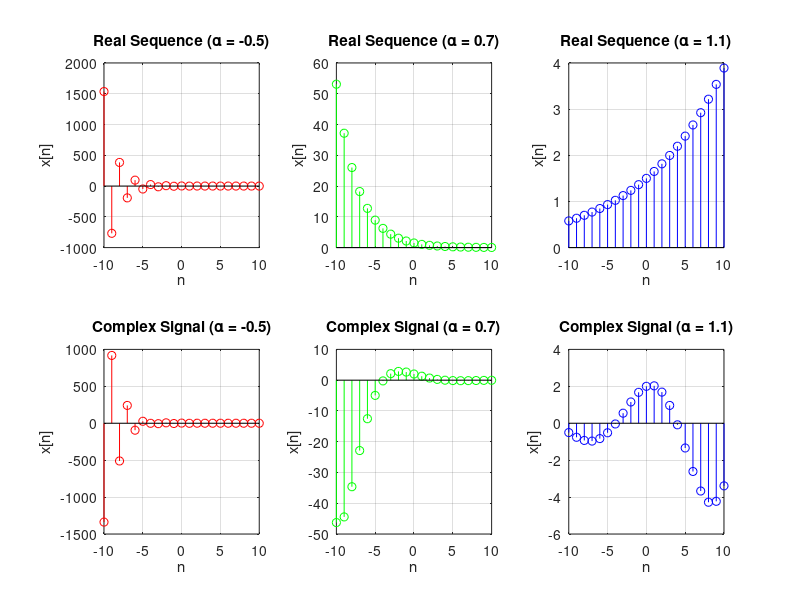
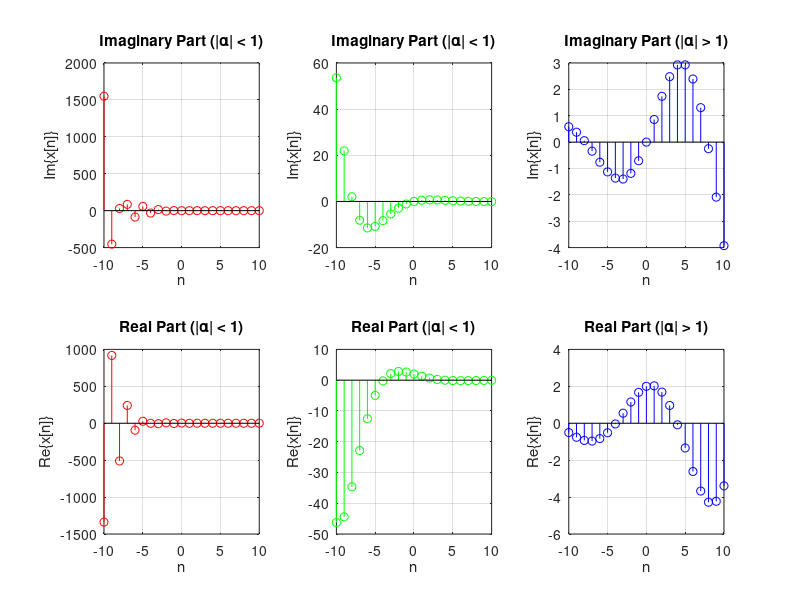

Recreate these plots in MATLAB, in order.
clc;
clear all;
close all;

% Define parameters
A = 1.5;
n = -10:10;

% Real exponential sequences
alpha1 = -0.5;
x1 = A * alpha1.^n;

alpha2 = 0.7;
x2 = A * alpha2.^n;

alpha3 = 1.1;
x3 = A * alpha3.^n;


% Plot real exponential sequences
subplot(2, 3, 1);
stem(n, x1, 'r');
title('Real Sequence (\alpha = -0.5)');
xlabel('n');
ylabel('x[n]');
grid on;

subplot(2, 3, 2);
stem(n, x2, 'g');
title('Real Sequence (\alpha = 0.7)');
xlabel('n');
ylabel('x[n]');
grid on;

subplot(2, 3, 3);
stem(n, x3, 'b');
title('Real Sequence (\alpha = 1.1)');
xlabel('n');
ylabel('x[n]');
grid on;


% Complex exponential sequences
A_complex = 2;
alpha_complex1 = -0.5;
x_complex1 = A_complex * exp(1j * 0.4 * n) .* alpha_complex1.^n;

alpha_complex2 = 0.7;
x_complex2 = A_complex * exp(1j * 0.4 * n) .* alpha_complex2.^n;

alpha_complex3 = 1.1;
x_complex3 = A_complex * exp(1j * 0.4 * n) .* alpha_complex3.^n;

% Plot complex exponential sequences
subplot(2, 3, 4);
stem(n, x_complex1, 'r');
title('Complex Signal (\alpha = -0.5)');
xlabel('n');
ylabel('x[n]');
grid on;

subplot(2, 3, 5);
stem(n, x_complex2, 'g');
title('Complex Signal (\alpha = 0.7)');
xlabel('n');
ylabel('x[n]');
grid on;

subplot(2, 3, 6);
stem(n, x_complex3, 'b');
title('Complex Signal (\alpha = 1.1)');
xlabel('n');
ylabel('x[n]');
grid on;


% Display imaginary parts of complex sequences
figure;
subplot(2, 3, 1);
stem(n, imag(x_complex1), 'r');
title('Imaginary Part (|\alpha| < 1)');
xlabel('n');
ylabel('Im\{x[n]\}');
grid on;

subplot(2, 3, 2);
stem(n, imag(x_complex2), 'g');
title('Imaginary Part (|\alpha| < 1)');
xlabel('n');
ylabel('Im\{x[n]\}');
grid on;

subplot(2, 3, 3);
stem(n, imag(x_complex3), 'b');
title('Imaginary Part (|\alpha| > 1)');
xlabel('n');
ylabel('Im\{x[n]\}');
grid on;

% Plot real parts of complex exponential sequences
subplot(2, 3, 4);
stem(n, real(x_complex1), 'r');
title('Real Part (|\alpha| < 1)');
xlabel('n');
ylabel('Re\{x[n]\}');
grid on;

subplot(2, 3, 5);
stem(n, real(x_complex2), 'g');
title('Real Part (|\alpha| < 1)');
xlabel('n');
ylabel('Re\{x[n]\}');
grid on;

subplot(2, 3, 6);
stem(n, real(x_complex3), 'b');
title('Real Part (|\alpha| > 1)');
xlabel('n');
ylabel('Re\{x[n]\}');
grid on;